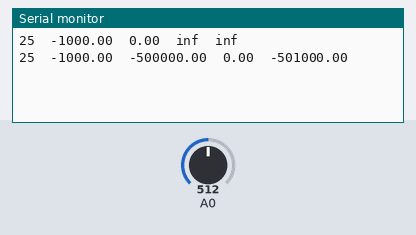
The sketch below on a simulated Arduino Uno, built with avr-gcc and run on an emulated ATmega328P. On the bench: the last lines printed to the serial monitor. Inputs (shaded band) come from the test bench; at power-on: A0 = 512.

Above: at 1.3 s.
1.4 s: A0 set to 716
At 1.9 s:
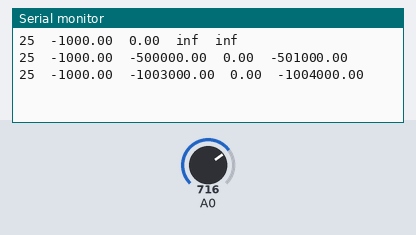
2.9 s: A0 set to 900
At 3.4 s:
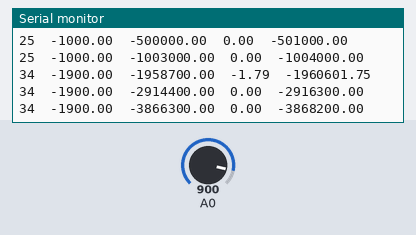
Timing chart, 0 to 5.9 s (numbered marks = the images above; inputs shaded):
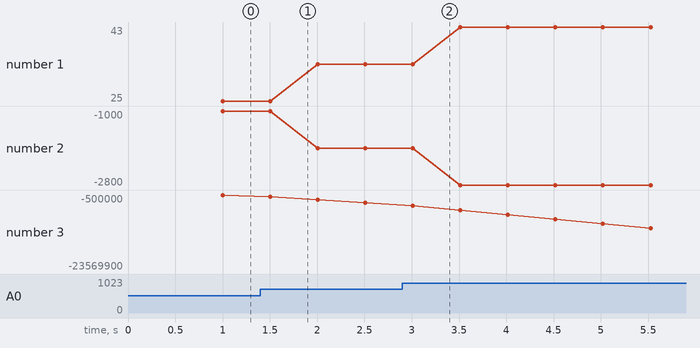

Measured:
- plotted number 1: 25 → 34 after the input at 1.4 s, 34 → 43 after the input at 2.9 s
- plotted number 2: -1000 → -1900 after the input at 1.4 s, -1900 → -2800 after the input at 2.9 s
- plotted number 3: -500000 → -2914400 after the input at 1.4 s, -2914400 → -23569900 after the input at 2.9 s

The sketch:

pid_double.ino
```cpp
uint32_t lastTime;
const int Setpoint=15;
double kp,ki,kd;
double  Output,lastErr;
double errSum;

void setup()
{
	Serial.begin(9600);
}


void loop()
{
	tunings(100,100,100);
	compute();
}

void compute()
{
	int16_t Input=analogRead(A0);
	Input=map(Input,0,1024,0,50);
	Input=constrain(Input,0,50);
	uint32_t now=millis();
	double timeChange=(double)(now-lastTime);

	double error=Setpoint-Input;
	errSum+=(error*timeChange);
	double dErr=(error-lastErr)/timeChange;


	double proportional=kp*error;
	double integral=ki*errSum;
	double derivative=kd*dErr;
	Output=(proportional+integral+derivative);
//	Output=kp*error+ki*errSum+kd*dErr;

	lastErr=error;
	lastTime=now;

	delay(500);
	Serial.print(Input);
	Serial.print("\t");
	Serial.print(proportional);
	Serial.print("\t");
	Serial.print(integral);
	Serial.print("\t");
	Serial.print(derivative);
	Serial.print("\t");
	Serial.println(Output);
}

void tunings(double Kp,double Ki,double Kd)
{
	kp = Kp;
	ki = Ki;
	kd = Kd;
}
```
